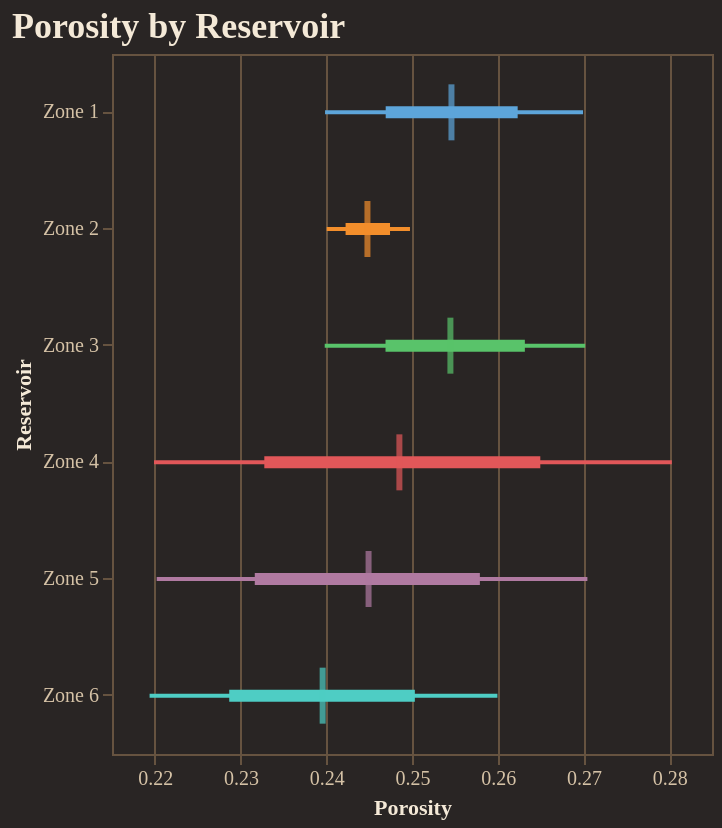

Notebook source saved alongside this figure:
### Code cell
fig = reporter.plotter.forest_plot(
    "Porosity", 
    backend=PLOTTING_BACKEND
)
fig.show()

### Figure 1 — Vega-Lite specification as saved in the notebook (floating-point values rounded to 4 significant figures)
{"config": {"background": "#292524", "view": {"fill": "#292524", "stroke": "#665340"}, "title": {"color": "#f4e9d7", "font": "Merriweather", "fontSize": 18, "fontWeight": 600, "subtitleColor": "#d5c2a6", "anchor": "start"}, "axis": {"domainColor": "#665340", "gridColor": "#665340", "tickColor": "#665340", "labelColor": "#d5c2a6", "titleColor": "#f4e9d7", "labelFont": "Merriweather", "titleFont": "Merriweather"}, "legend": {"titleColor": "#f4e9d7", "labelColor": "#d5c2a6", "labelFont": "Merriweather", "titleFont": "Merriweather", "orient": "top-right", "symbolType": "circle"}, "header": {"labelColor": "#d5c2a6", "titleColor": "#f4e9d7", "labelFont": "Merriweather", "titleFont": "Merriweather"}, "mark": {"color": "#c78d3b"}, "line": {"color": "#c78d3b"}, "bar": {"color": "#c78d3b"}, "point": {"color": "#ddb06d"}, "area": {"color": "#c78d3b", "opacity": 0.35}, "text": {"color": "#f4e9d7", "font": "Merriweather"}, "range": {"category": ["#5DA5DA", "#F28E2B", "#59C36A", "#E15759", "#B07AA1", "#4ECDC4", "#FF9DA7", "#EDC948"]}}, "layer": [{"mark": {"type": "rule", "strokeWidth": 2}, "encoding": {"color": {"field": "group", "legend": null, "type": "nominal"}, "x": {"field": "p10", "scale": {"zero": false}, "title": "Porosity", "type": "quantitative"}, "x2": {"field": "p90"}, "y": {"field": "group", "sort": ["Zone 1", "Zone 2", "Zone 3", "Zone 4", "Zone 5", "Zone 6"], "title": "Reservoir", "type": "nominal"}}}, {"mark": {"type": "rule", "strokeWidth": 6}, "encoding": {"color": {"field": "group", "legend": null, "type": "nominal"}, "x": {"field": "p25", "scale": {"zero": false}, "title": "Porosity", "type": "quantitative"}, "x2": {"field": "p75"}, "y": {"field": "group", "sort": ["Zone 1", "Zone 2", "Zone 3", "Zone 4", "Zone 5", "Zone 6"], "title": "Reservoir", "type": "nominal"}}}, {"mark": {"type": "tick", "color": "black", "size": 28, "thickness": 3}, "encoding": {"color": {"field": "group", "legend": null, "type": "nominal"}, "tooltip": [{"field": "group", "title": "Group", "type": "nominal"}, {"field": "p10", "title": "P10", "type": "quantitative"}, {"field": "p25", "title": "P25", "type": "quantitative"}, {"field": "median", "title": "Median", "type": "quantitative"}, {"field": "p75", "title": "P75", "type": "quantitative"}, {"field": "p90", "title": "P90", "type": "quantitative"}], "x": {"field": "median", "scale": {"zero": false}, "title": "Porosity", "type": "quantitative"}, "y": {"field": "group", "sort": ["Zone 1", "Zone 2", "Zone 3", "Zone 4", "Zone 5", "Zone 6"], "title": "Reservoir", "type": "nominal"}}}], "data": {"name": "data-9ed84b30a6826ceed72e86097dff5fa7"}, "height": 350, "title": "Porosity by Reservoir", "width": "container", "$schema": "https://vega.github.io/schema/vega-lite/v5.20.1.json", "datasets": {"data-9ed84b30a6826ceed72e86097dff5fa7": [{"group": "Zone 1", "p10": 0.2399, "p25": 0.2469, "median": 0.2546, "p75": 0.2623, "p90": 0.27}, {"group": "Zone 2", "p10": 0.24, "p25": 0.2423, "median": 0.2448, "p75": 0.2474, "p90": 0.2498}, {"group": "Zone 3", "p10": 0.2398, "p25": 0.2469, "median": 0.2545, "p75": 0.2632, "p90": 0.2702}, {"group": "Zone 4", "p10": 0.2199, "p25": 0.2328, "median": 0.2485, "p75": 0.265, "p90": 0.2803}, {"group": "Zone 5", "p10": 0.2202, "p25": 0.2317, "median": 0.2449, "p75": 0.2579, "p90": 0.2705}, {"group": "Zone 6", "p10": 0.2194, "p25": 0.2287, "median": 0.2396, "p75": 0.2503, "p90": 0.26}]}}
